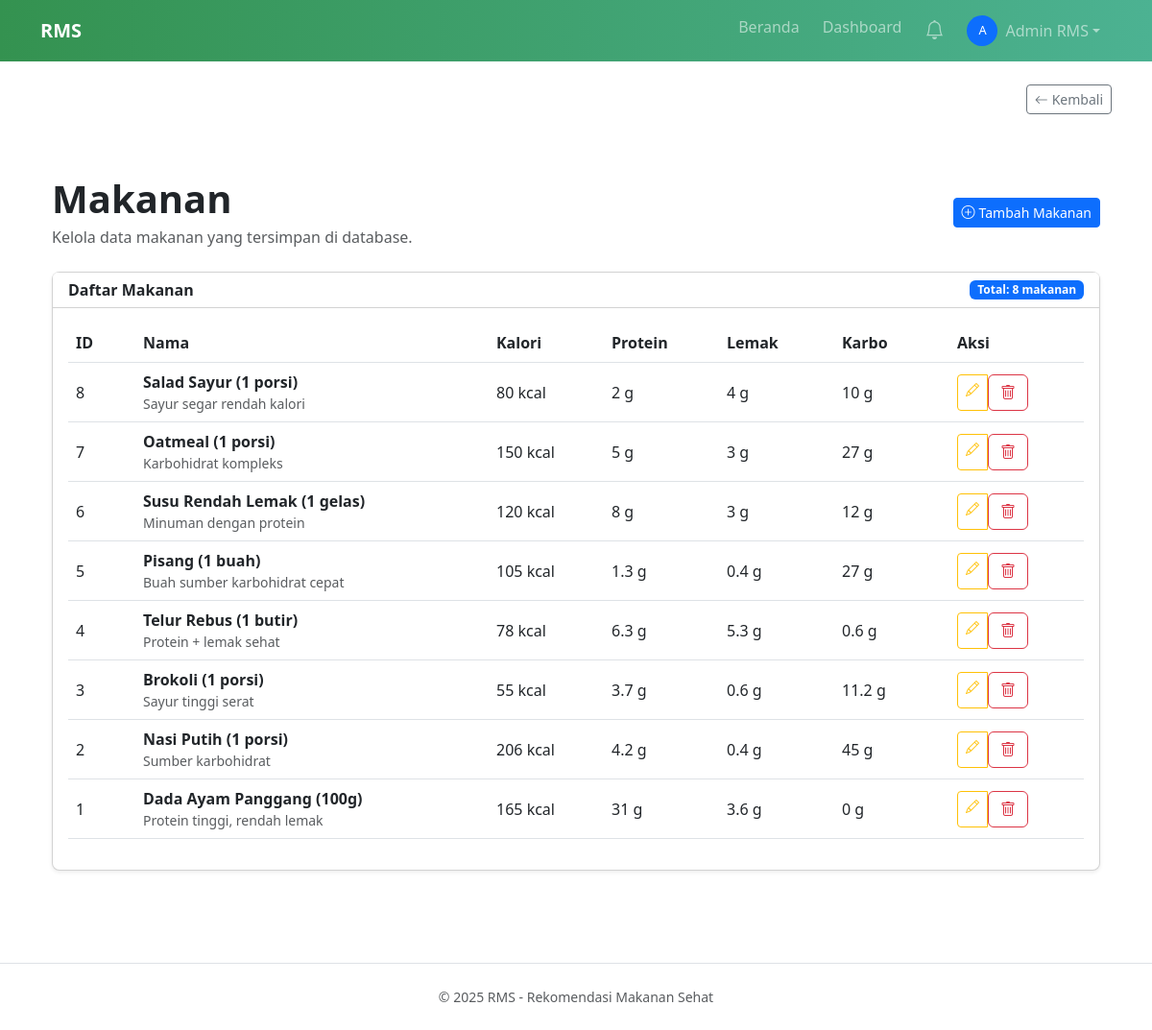
The app's page /admin/foods.php (signed in) with its own data.
### tables this page shows
CREATE TABLE IF NOT EXISTS foods (
  id INT AUTO_INCREMENT PRIMARY KEY,
  category_id INT,
  name VARCHAR(150) NOT NULL,
  description TEXT,
  calories DECIMAL(8,2) NOT NULL,
  protein DECIMAL(6,2) DEFAULT 0,
  fat DECIMAL(6,2) DEFAULT 0,
  carbs DECIMAL(6,2) DEFAULT 0,
  fiber DECIMAL(6,2) DEFAULT 0,
  sugar DECIMAL(6,2) DEFAULT 0,
  sodium DECIMAL(6,2) DEFAULT 0,
  image_url VARCHAR(1024),
  is_verified TINYINT(1) DEFAULT 0,
  created_by INT,
  created_at TIMESTAMP DEFAULT CURRENT_TIMESTAMP,
  updated_at TIMESTAMP DEFAULT CURRENT_TIMESTAMP ON UPDATE CURRENT_TIMESTAMP,
  FULLTEXT KEY idx_food_search (name, description),
  KEY idx_foods_category_id (category_id),
  KEY idx_foods_created_by (created_by),
  CONSTRAINT fk_foods_category_id FOREIGN KEY (category_id) REFERENCES food_categories(id) ON DELETE SET NULL,
  CONSTRAINT fk_foods_created_by FOREIGN KEY (created_by) REFERENCES users(id) ON DELETE SET NULL
);

### classes/Admin/FoodsController.php (called while the page is built, shortened)
<?php
class FoodsController
{
    private array $data = [];
    public function __construct(PDO $db)
    {
        $this->foodModel = new Food($db);
        $this->data = $this->foodModel->all();
    }
    public function getData(): array
    {
        return $this->data;
    }
}

### classes/Food.php (called while the page is built, shortened)
<?php
class Food
{
    private PDO $db;
    public function __construct(PDO $db)
    {
        $this->db = $db;
    }
    public function all(): array
    {
        return $this->db
            ->query("SELECT * FROM foods ORDER BY id DESC")
            ->fetchAll(PDO::FETCH_ASSOC);
    }
}

### admin/foods.php (the view, shortened to what this page needs)
<?php
require_once __DIR__ . '/../includes/header.php';
require_once __DIR__ . '/../classes/Food.php';
require_once __DIR__ . '/../classes/Admin/FoodsController.php';
$db = $app->db();
$controller = new FoodsController($db);
$data = $controller->getData();
?>
<section class="py-5">
	<div class="container">
		<div class="d-flex justify-content-between align-items-center mb-4">
			<div>
				<h1 class="fw-bold mb-1">Makanan</h1>
				<p class="text-muted mb-0">Kelola data makanan yang tersimpan di database.</p>
			</div>
			<a href="food_edit.php" class="btn btn-primary btn-sm">
				<i class="bi bi-plus-circle me-1"></i>Tambah Makanan
			</a>
		</div>
		<div class="card shadow-sm rounded-3">
			<div class="card-header rms-card-adaptive d-flex justify-content-between align-items-center">
				<h6 class="mb-0 fw-bold">Daftar Makanan</h6>
				<span class="badge bg-primary">Total: <?= count($data) ?> makanan</span>
			</div>
			<div class="card-body">
				<?php if (empty($data)): ?>
					<div class="alert alert-info mb-0">Belum ada data makanan.</div>
				<?php else: ?>
					<div class="table-responsive">
						<table class="table table-hover align-middle">
							<thead>
								<tr>
									<th style="width:70px;">ID</th>
									<th>Nama</th>
									<th style="width:120px;">Kalori</th>
									<th style="width:120px;">Protein</th>
									<th style="width:120px;">Lemak</th>
									<th style="width:120px;">Karbo</th>
									<th style="width:140px;">Aksi</th>
								</tr>
							</thead>
							<tbody>
								<?php foreach ($data as $food): ?>
									<tr>
										<td><?= (int)$food['id'] ?></td>
										<td>
											<strong><?= htmlspecialchars($food['name'] ?? '') ?></strong>
											<?php if (!empty($food['description'])): ?>
												<div class="small text-muted text-truncate" style="max-width:520px;">
													<?= htmlspecialchars($food['description']) ?>
												</div>
											<?php endif; ?>
										</td>
										<td><?= isset($food['calories']) ? round((float)$food['calories'], 1) : '-' ?> kcal</td>
										<td><?= isset($food['protein']) ? round((float)$food['protein'], 1) : '-' ?> g</td>
										<td><?= isset($food['fat']) ? round((float)$food['fat'], 1) : '-' ?> g</td>
										<td><?= isset($food['carbs']) ? round((float)$food['carbs'], 1) : '-' ?> g</td>
										<td>
											<div class="btn-group btn-group-sm">
												<a href="food_edit.php?id=<?= (int)$food['id'] ?>" class="btn btn-outline-warning" title="Ubah">
													<i class="bi bi-pencil"></i>
												</a>
												<form method="post" action="../process/food.process.php" onsubmit="return confirm('Hapus makanan ini?')">
													<button type="submit" class="btn btn-outline-danger" title="Hapus">
														<i class="bi bi-trash"></i>
													</button>
												</form>
											</div>
										</td>
									</tr>
								<?php endforeach; ?>
							</tbody>
						</table>
					</div>
				<?php endif; ?>
			</div>
		</div>
	</div>
</section>
<?php require_once __DIR__ . '/../includes/footer.php'; ?>

### assets/css/style.css (style rules this page uses)
.rms-card-adaptive { background-color: var(--bs-card-bg, var(--bs-body-bg, #fff)); color: var(--bs-body-color, #212529); border-color: var(--bs-card-border-color, var(--bs-border-color, #dee2e6)); transition: background 0.3s, color 0.3s, border-color 0.3s; }
:root { color-scheme: light; }

### records on screen
foods: id "8", name "Salad Sayur (1 porsi)", description "Sayur segar rendah kalori", calories "80", protein "2", fat "4", carbs "10"
foods: id "7", name "Oatmeal (1 porsi)", description "Karbohidrat kompleks", calories "150", protein "5", fat "3", carbs "27"
foods: id "6", name "Susu Rendah Lemak (1 gelas)", description "Minuman dengan protein", calories "120", protein "8", fat "3", carbs "12"
foods: id "5", name "Pisang (1 buah)", description "Buah sumber karbohidrat cepat", calories "105", protein "1.3", fat "0.4", carbs "27"
foods: id "4", name "Telur Rebus (1 butir)", description "Protein + lemak sehat", calories "78", protein "6.3", fat "5.3", carbs "0.6"
foods: id "3", name "Brokoli (1 porsi)", description "Sayur tinggi serat", calories "55", protein "3.7", fat "0.6", carbs "11.2"
foods: id "2", name "Nasi Putih (1 porsi)", description "Sumber karbohidrat", calories "206", protein "4.2", fat "0.4", carbs "45"
foods: id "1", name "Dada Ayam Panggang (100g)", description "Protein tinggi, rendah lemak", calories "165", protein "31", fat "3.6", carbs "0"

### other values on screen
$userInitial "A"
$userName "Admin RMS"
count($data) "8"
